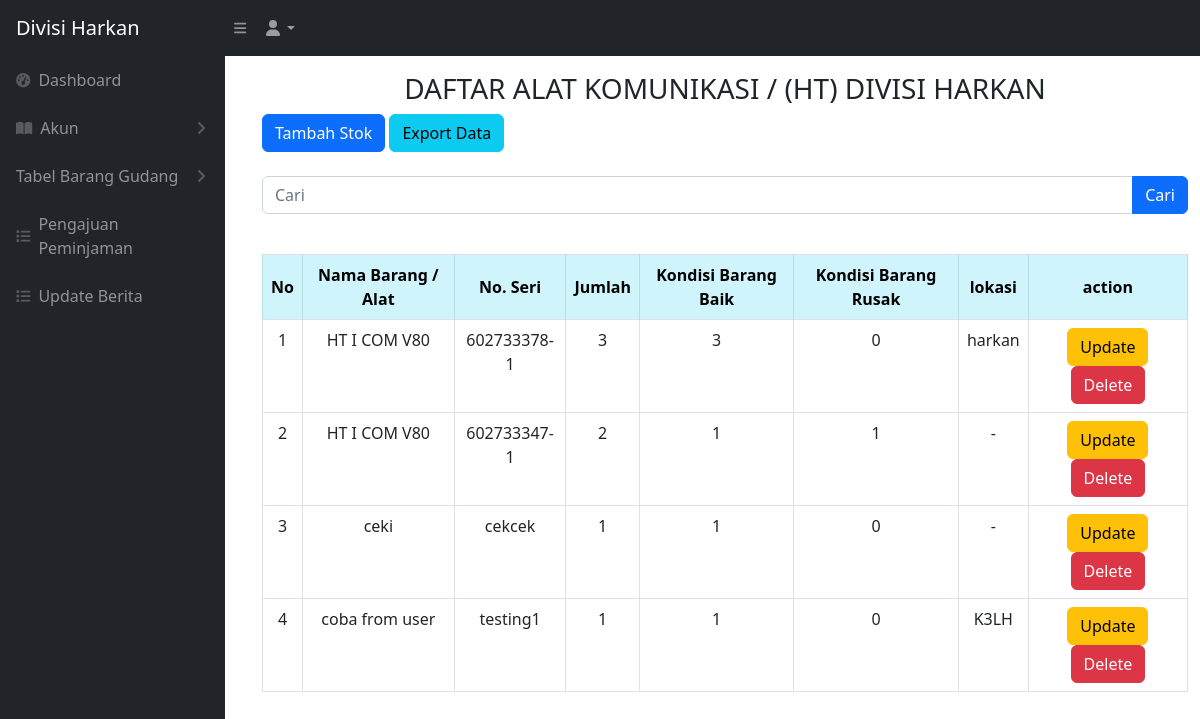
Before: /komunikasi.php (signed in) with the older database file.
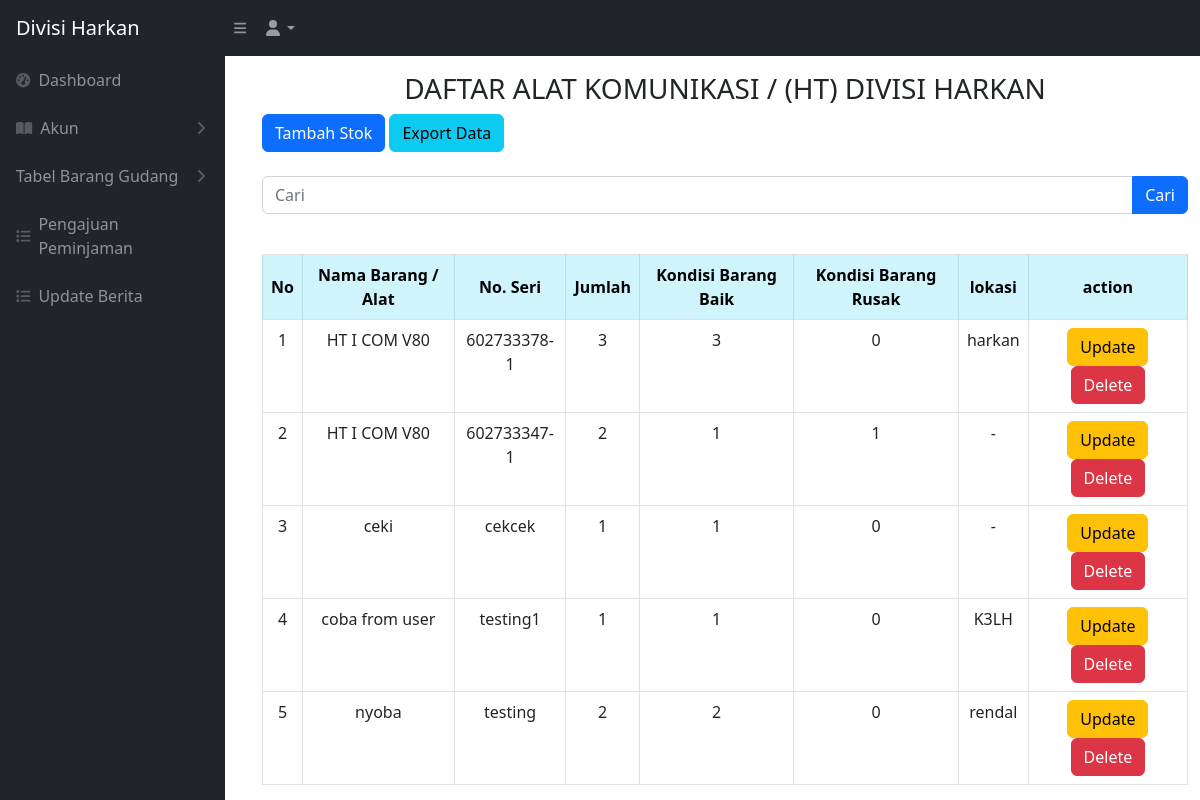
After: the same page with the newer database file.
### tables this page shows
CREATE TABLE `komunikasi` (
  `idbarang` int NOT NULL,
  `namabarang` varchar(512) NOT NULL,
  `noseri` varchar(512) NOT NULL,
  `jumlah` int NOT NULL,
  `baik` int NOT NULL,
  `rusak` int NOT NULL,
  `lokasi` varchar(512) NOT NULL,
  `kategori_id` int NOT NULL
);

### komunikasi.php (the view, shortened to what this page needs)
<?php
require 'controller/koneksi.php';
$query = "SELECT * FROM komunikasi";
?>
<!DOCTYPE html>
<html lang="en">
<head>
    <link href="css/styles.css" rel="stylesheet" />
</head>
<?php include 'sidebar.php' ?>
<body>
    <br>
    <br>
    <main id="main-content" class="<?= isset($_GET['sidebarClosed']) ? '' : 'main-with-sidebar' ?>">
        <div class="container-fluid px-4">
            <h3 class="mt-4 text-center">DAFTAR ALAT KOMUNIKASI / (HT) DIVISI HARKAN</h3>
        </div>
        <div class="container -fluid">
            <div class="card-mb-4">
                <button type="button" class="btn btn-primary" data-bs-toggle="modal" data-bs-target="#myModal">
                    Tambah Stok
                </button>
                <a href="export_komunikasi.php" class="btn btn-info">Export Data</a>
                <br>
                <br>
                <form action="komunikasi.php" method="GET">
                    <div class="input-group mb-3">
                        <input type="text" value="" class="form-control" placeholder="Cari" name="cari">
                        <br>
                        <button type="submit" class="btn btn-primary">Cari</button>
                    </div>
                </form>
                <br>
                <div class="card-body">
                    <div class="table table-responsive">
                        <table class="table table-bordered" id="dataTable" width="100" cellspacing="0">
                            <thead>
                                <tr>
                                    <th class="table-info text-center align-middle">No</th>
                                    <th class="table-info text-center align-middle">Nama Barang / Alat</th>
                                    <th class="table-info text-center align-middle">No. Seri</th>
                                    <th class="table-info text-center align-middle">Jumlah</th>
                                    <th class="table-info text-center align-middle">Kondisi Barang Baik</th>
                                    <th class="table-info text-center align-middle">Kondisi Barang Rusak</th>
                                    <th class="table-info text-center align-middle">lokasi</th>
                                    <th class="table-info text-center align-middle">action</th>
                                </tr>
                            </thead>
                            <tbody>
                                <?php
                                $i = 1;
                                $ambilsemuadatabarang = mysqli_query($conn, $query);
                                while ($data = mysqli_fetch_array($ambilsemuadatabarang)) {
                                    $namabarang = $data['namabarang'];
                                    $noseri = $data['noseri'];
                                    $jumlah = $data['jumlah'];
                                    $barangbaik = $data['baik'];
                                    $barangrusak = $data['rusak'];
                                    $lokasi = $data['lokasi'];
                                    $idb = $data['idbarang'];
                                ?>
                                    <tr>
                                        <td style="text-align: center;"><?= $i++ ?></td>
                                        <td style="text-align: center;"><?= $namabarang ?></td>
                                        <td style="text-align: center;"><?= $noseri ?></td>
                                        <td style="text-align: center;"><?= $jumlah ?></td>
                                        <td style="text-align: center;"><?= $barangbaik ?></td>
                                        <td style="text-align: center;"><?= $barangrusak ?></td>
                                        <td style="text-align: center;"><?= $lokasi ?></td>
                                        <td style="text-align: center;">
                                            <button type="button" class="btn btn-warning" data-bs-toggle="modal" data-bs-target="#edit<?= $idb; ?>">
                                                Update
                                            </button>
                                            <button type="button" class="btn btn-danger" data-bs-toggle="modal" data-bs-target="#delete<?= $idb; ?>">
                                                Delete
                                            </button>
                                        </td>
                                    </tr>
                                <?php
                                };
                                ?>
                            </tbody>
                        </table>
    </main>
</body>
</html>

Changed rows visible on the page:
added komunikasi: namabarang "nyoba", noseri "testing", jumlah "2", baik "2", rusak "0", lokasi "rendal"
